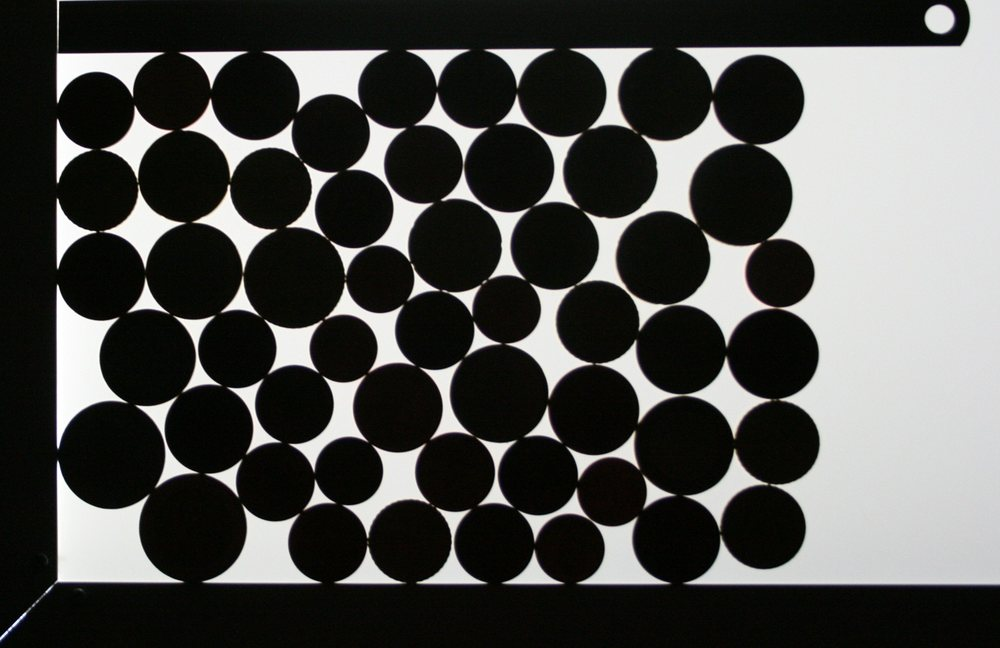
#> input picture ens-python-prepa/source/ateliers/coins_black_small.jpg, 1000 x 648 px
$ python plot_granular.py   (Python 2 division)   (older library calls are emulated)
#> lines starting #> are read from the running program, lines starting #| are printed output that depends on the picture; after the words box and inside, x2 and y2 are one past the last pixel; in counts of white or black regions, pixels touching at a corner belong together
import numpy as np
from skimage import io
from skimage import filter
from skimage import morphology
from skimage import segmentation
from skimage import measure
from skimage import draw
import matplotlib.pyplot as plt
import matplotlib.patches as mpatches

# Open image
# ----------------------------------------------

img = io.imread('../coins_black_small.jpg', as_grey=True)
#> img: shape (648, 1000) float64; min 0, max 1, mean 0.303

# Binarize image
# ----------------------------------------------

val = filter.threshold_otsu(img)
#> val = 0.459

mask = img < val
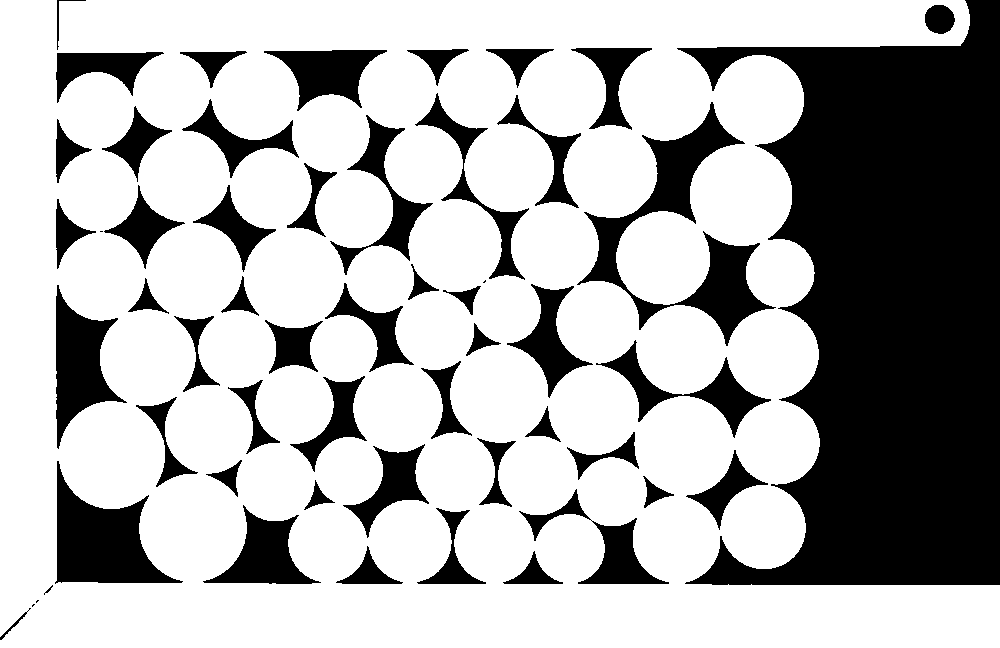
#> mask: shape (648, 1000) bool; 68.8% white; 55 black regions (4 under 20 px), largest, box (x1, y1, x2, y2) and area: (677, 0, 1000, 585) 113190, (577, 102, 776, 346) 11014, (55, 461, 183, 584) 7539

plt.figure()
plt.imshow(mask, cmap='gray')
plt.gca().add_patch(mpatches.Rectangle((200, 100), 500, 400,
                                    ec=(1, 0, 0), fc='none', lw=3))

# Compute compacity of granular material
compacity = mask[100:500, 200:600].mean()
#> compacity = 0.813


# Separate the different coins
# ------------------------------------------------

erosion = morphology.binary_erosion(mask, morphology.disk(9))
#> erosion: shape (648, 1000) bool; 47.8% white; 54 white regions (1 under 20 px), largest, box (x1, y1, x2, y2) and area: (6, 482, 1000, 648) 59993, (67, 0, 925, 132) 42001, (0, 0, 53, 625) 28822
erosion = morphology.binary_erosion(erosion, morphology.disk(5))
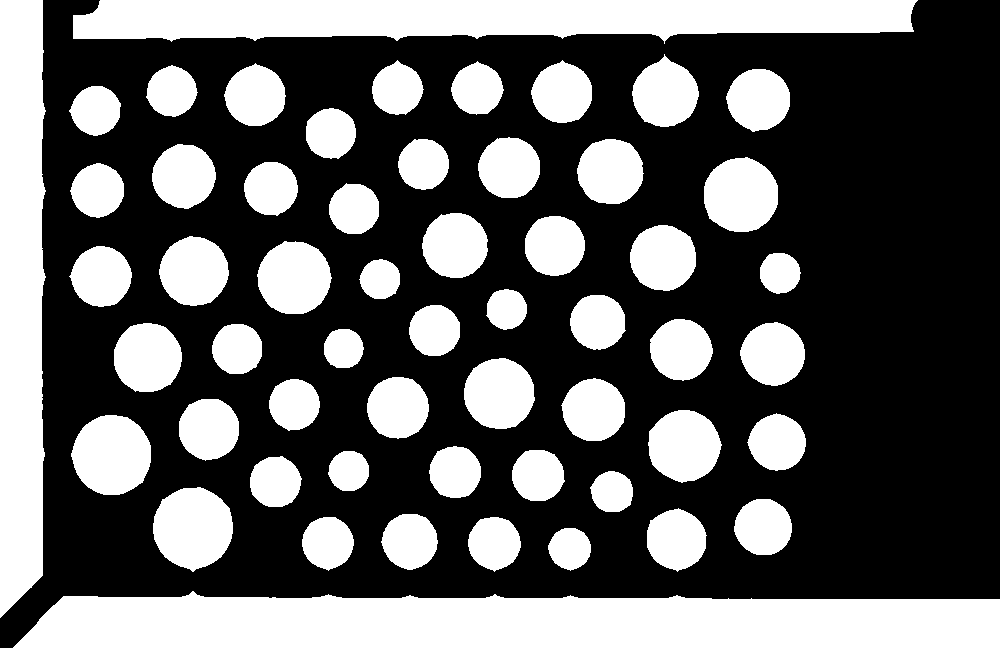
#> erosion: shape (648, 1000) bool; 37.8% white; 56 white regions, largest, box (x1, y1, x2, y2) and area: (13, 591, 1000, 648) 48343, (73, 0, 918, 44) 29608, (0, 0, 46, 618) 25585


labs = morphology.label(erosion, background=0)
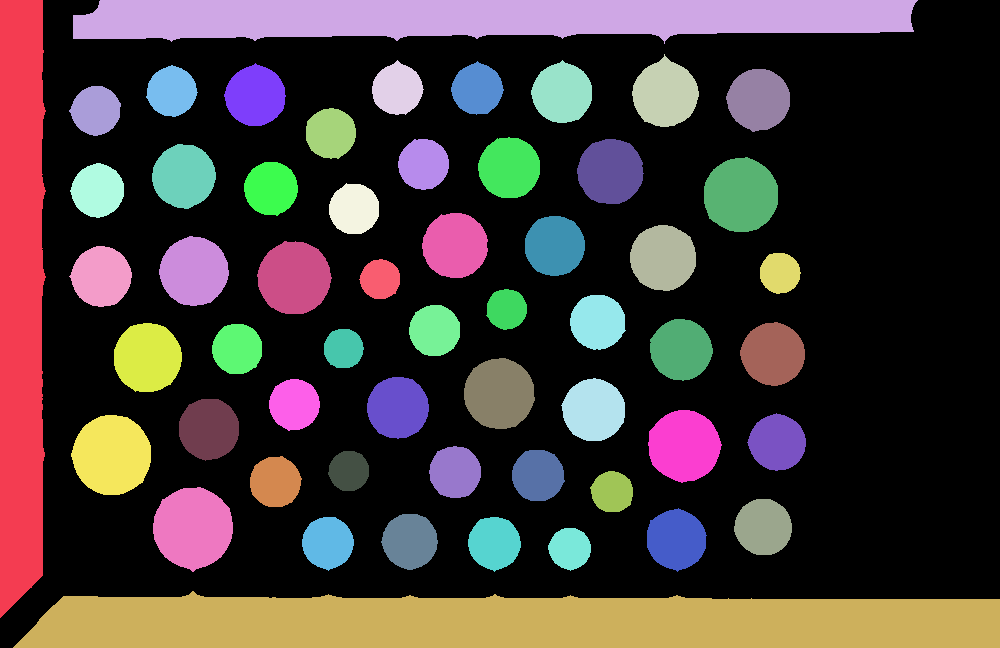
#> labs: shape (648, 1000) int32; 57 distinct labels, from 0 to 56; one colour per label, 0 black
labs += 1
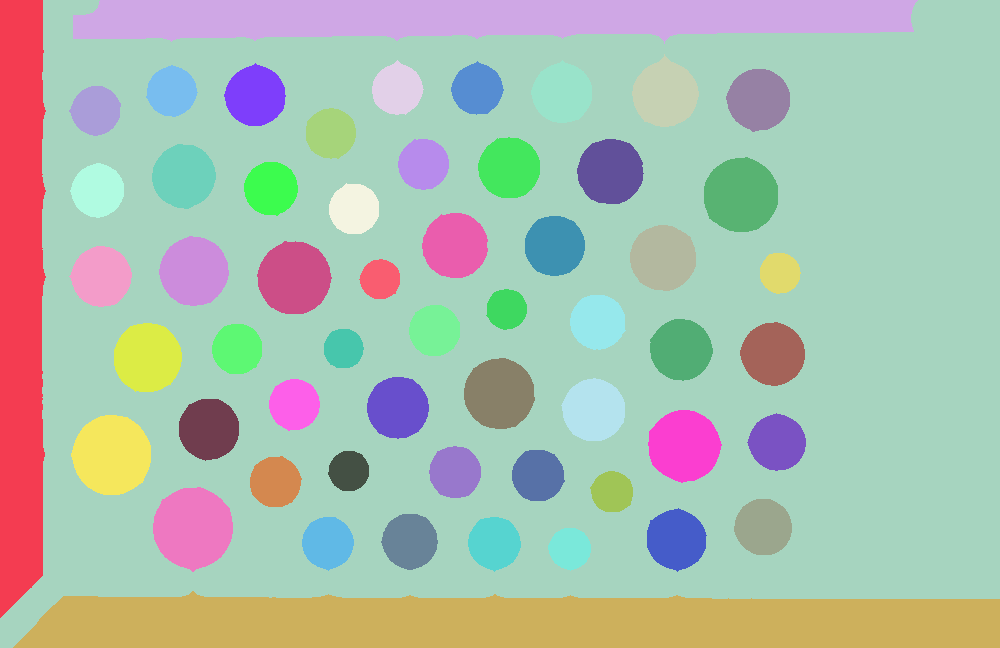
#> labs: shape (648, 1000) int32; 57 distinct labels, from 1 to 57; one colour per label, 0 black

from scipy import ndimage
elevation_map = - ndimage.distance_transform_edt(mask)
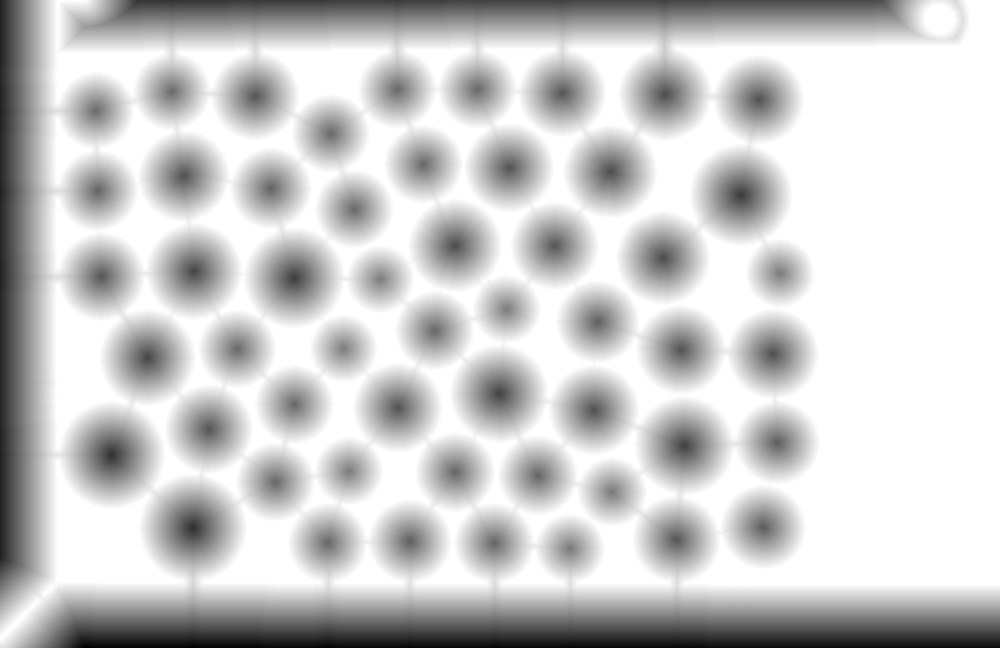
#> elevation_map: shape (648, 1000) float64; min -66, max 0, mean -13.11; drawn with min black and max white

regions = morphology.watershed(elevation_map, markers=labs, mask=mask)
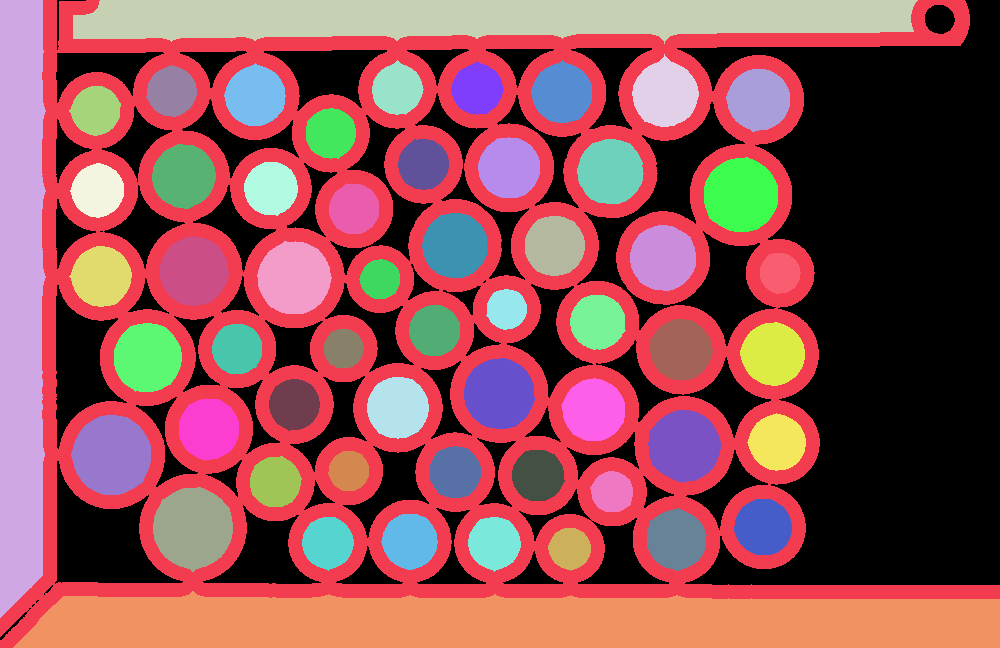
#> regions: shape (648, 1000) int32; 58 distinct labels, from 0 to 57; one colour per label, 0 black

plt.figure(figsize=(12, 3))
plt.subplot(131)
plt.imshow(labs, cmap='spectral')
plt.axis('off')
plt.subplot(132)
plt.imshow(elevation_map, cmap='spectral')
plt.axis('off')
plt.subplot(133)
plt.imshow(regions, cmap='spectral')
plt.axis('off')
plt.tight_layout()

# remove borders and relabel regions
l0, l1 = img.shape
#> l0 = 648; l1 = 1000
indices_borders = [regions[0, 0], regions[0, l1/2], \
                            regions[l0 - 1, l1/2]]
#> indices_borders = [2, 3, 57]

for index in indices_borders:
    regions[regions == index] = 0
#> this loop made 3 passes
#> index on passes 1 to 3: 2, 3, 57
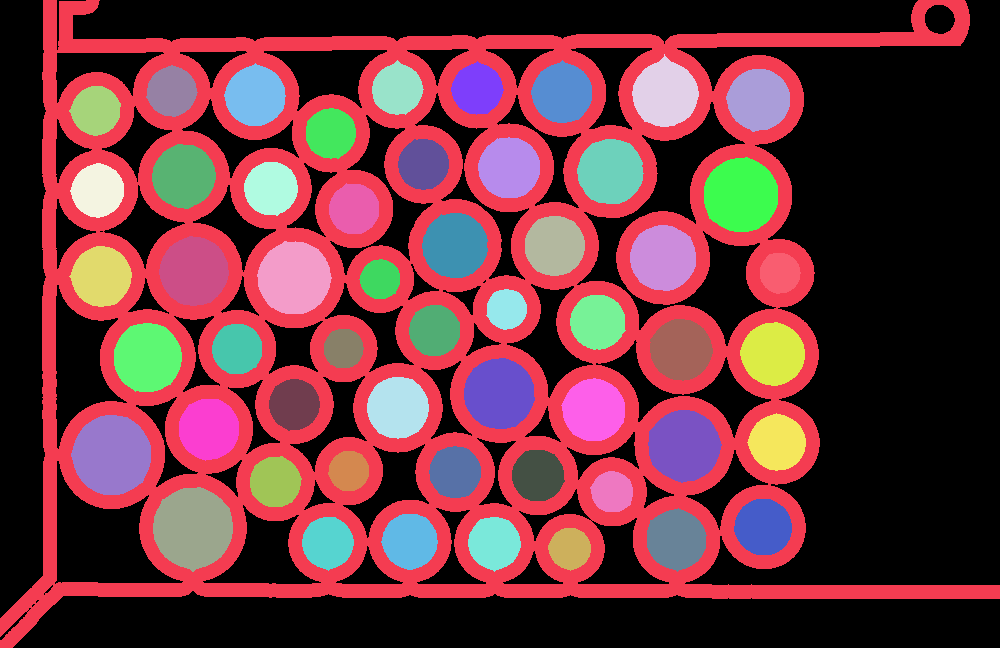
#> regions: shape (648, 1000) int32; 55 distinct labels, from 0 to 56; one colour per label, 0 black

#> (the run stopped early here; a loop or call above may not have finished)
